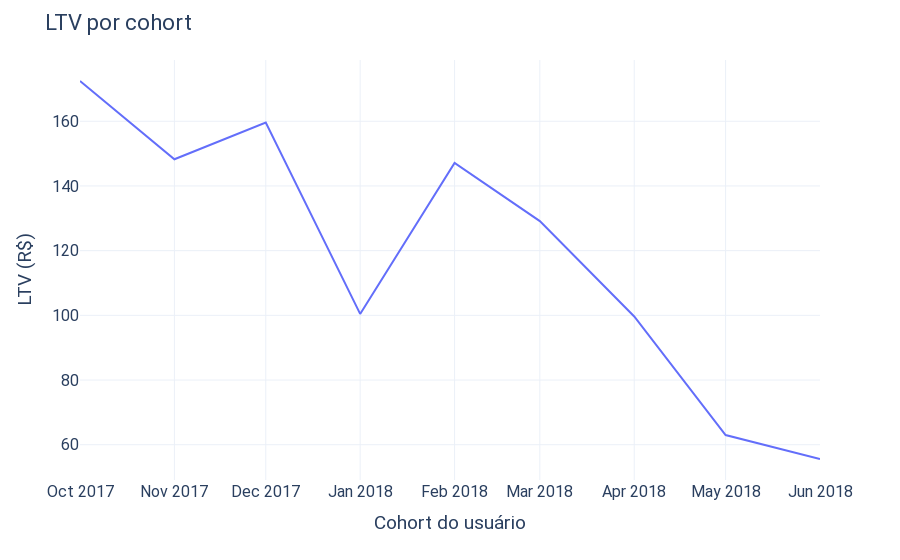

Notebook code for this chart:
### Markdown cell above
# Analysis

### Code cell
# Group users all time revenue

user_ltv = plans\
            .groupby(['student_id'], as_index=False)\
            .agg({'plan_id':'nunique', 'created_at':'min', 'plan_type':'nunique', 'cost':'sum'})

user_ltv.loc[:, 'cohort'] = user_ltv['created_at'].str[:7]

cohort_ltv = user_ltv.groupby(['cohort'], as_index=False).agg({'cost':['sum', 'mean'], 'student_id':'nunique'})

cohort_ltv.columns = ['cohort', 'total_cohort_revenue', 'user_ltv', 'total_users']
cohort_ltv.loc[:, 'total_users'] = cohort_ltv['total_users'].astype(float)
cohort_ltv.head()

df = cohort_ltv.loc[cohort_ltv['cohort'] >= '2017-10']
fig = px.line(df, x='cohort', y='user_ltv')
fig.update_yaxes(matches=None, showticklabels=True, title='')
fig.update_layout(showlegend=False, 
                  xaxis_title='Cohort do usuário',
                  yaxis_title='LTV (R$)',
                  title='LTV por cohort'
                 )
fig.for_each_annotation(lambda a: a.update(text=a.text.split('=')[1]))

plot(fig)

### Figure 1 — Plotly figure (JSON) as saved in the notebook; plotly's stock layout.template omitted (floating-point values rounded to 4 significant figures)
{"data": [{"hovertemplate": "cohort=%{x}<br>user_ltv=%{y}<extra></extra>", "legendgroup": "", "line": {"color": "#636efa", "dash": "solid"}, "mode": "lines", "name": "", "orientation": "v", "showlegend": false, "type": "scatter", "x": ["2017-10", "2017-11", "2017-12", "2018-01", "2018-02", "2018-03", "2018-04", "2018-05", "2018-06"], "xaxis": "x", "y": [172.4, 148.3, 159.6, 100.4, 147.1, 129.2, 99.65, 63.0, 55.59], "yaxis": "y"}], "layout": {"font": {"family": "Roboto", "size": 16}, "legend": {"tracegroupgap": 0}, "margin": {"t": 60}, "showlegend": false, "title": {"text": "LTV por cohort"}, "xaxis": {"anchor": "y", "domain": [0, 1], "title": {"text": "Cohort do usuário"}}, "yaxis": {"anchor": "x", "domain": [0, 1], "showticklabels": true, "title": {"text": "LTV (R$)"}}}}
